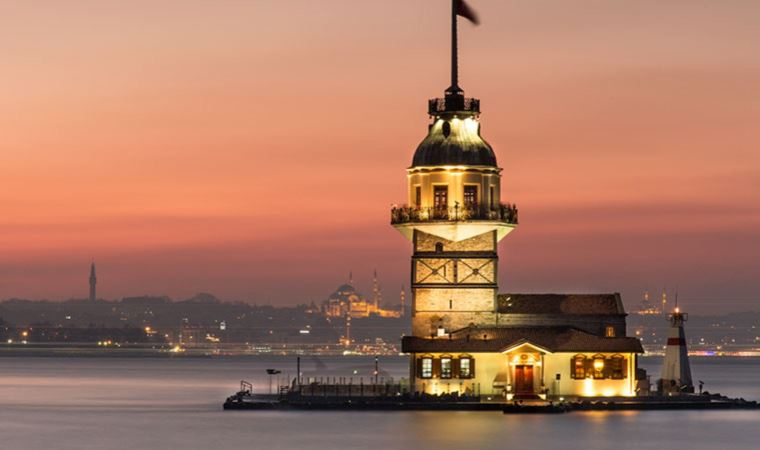
#> input picture Kizkulesi.jpg, 760 x 450 px
$ python 'lesson 1.py'
#> lines starting #> are read from the running program, lines starting #| are printed output that depends on the picture
# -*- coding: utf-8 -*-
"""
Created on Tue Aug  6 13:33:18 2024

@author: Bahadır Türkoğlu
"""

import cv2
from matplotlib import pyplot as plt


resim = cv2.imread("Kizkulesi.jpg",0)#eklenen sıfır siyah beyaz yapar
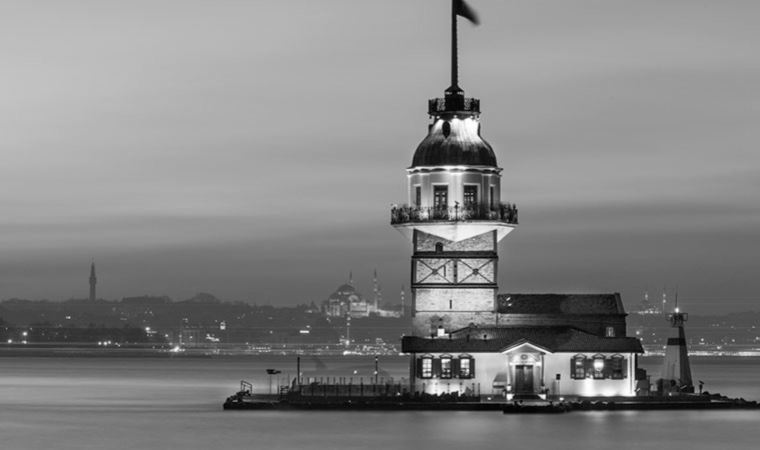
#> resim: shape (450, 760); min 0, max 255, mean 131.8

cv2.namedWindow("resim",cv2.WINDOW_NORMAL)

cv2.imshow("resim",resim)


cv2.imshow("Resim Penceresi",resim)


plt.imshow(resim,cmap="gray")
plt.show()

k = cv2.waitKey(0)
#> (key q is pressed here)

if k ==27:
    print("Esc tuşuna basıldı")

elif k == ord("q"):
    print("q tuşuna basıldı, resim kayıt edildi.")
    cv2.imwrite("kizkulesigri.jpg", resim)


cv2.destroyWindow("Resim Penceresi")

$ run again, with d.jpg copied over Kizkulesi.jpg
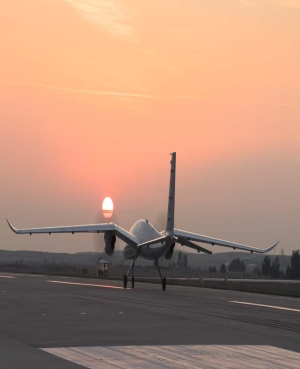
#> input picture d.jpg, 300 x 369 px
#> `resim = cv2.imread("Kizkulesi.jpg",0)#eklenen sıfır siyah beyaz yapar`:
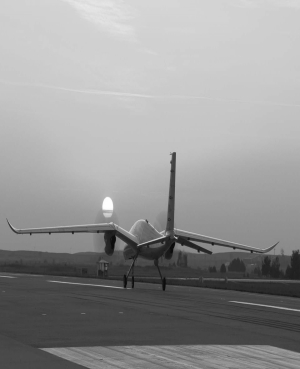
#> resim: shape (369, 300); min 10, max 254, mean 149
